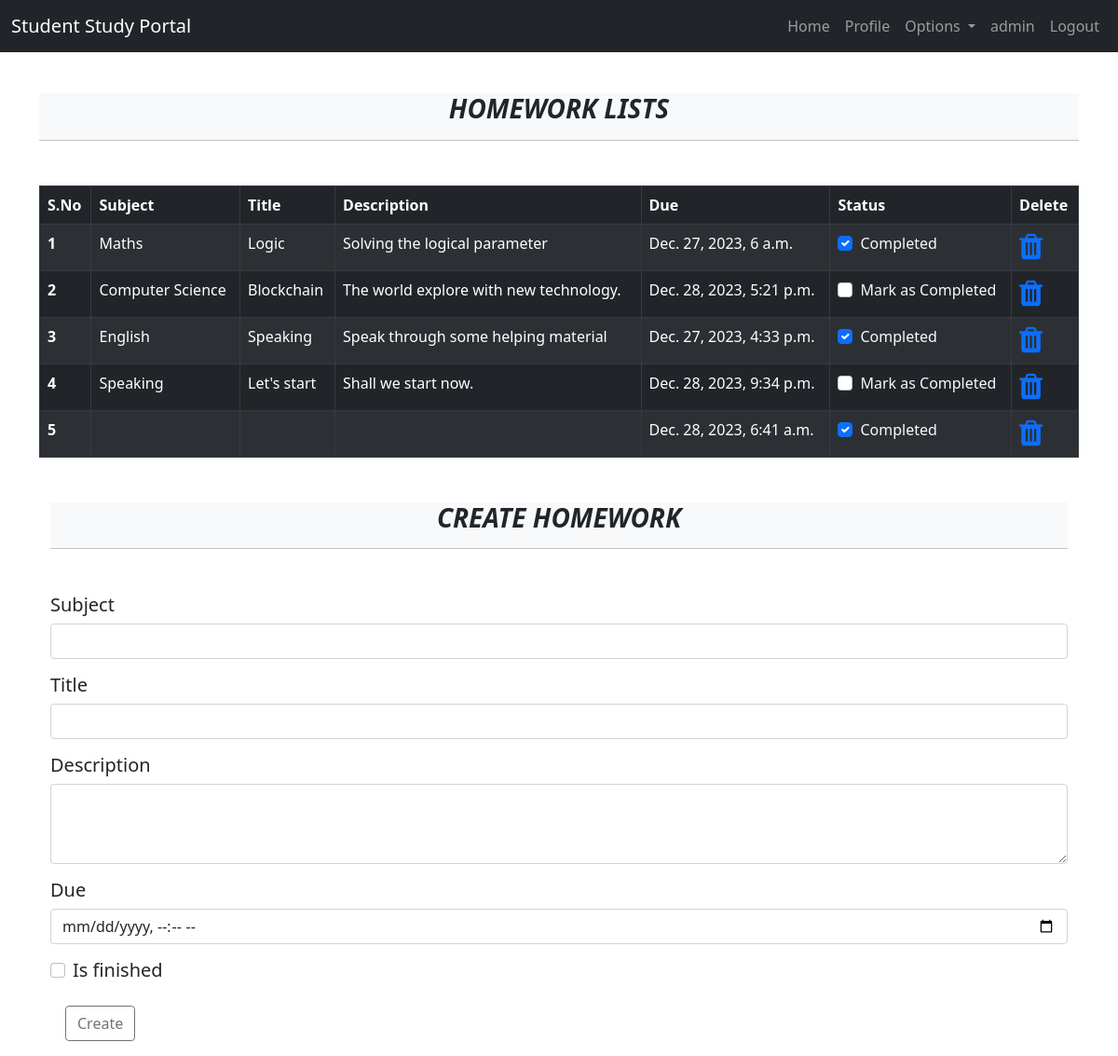
The page /homework (signed in) on the database its author committed.
### dashboard/models.py (models this page shows, shortened)
class Homework(models.Model):
    user=models.ForeignKey(User,on_delete=models.CASCADE)
    subject=models.CharField(max_length=25)
    title=models.CharField(max_length=75)
    description=models.TextField()
    due=models.DateTimeField()
    isfinished=models.BooleanField(default=False)

### dashboard/views.py (the view, shortened to what this page needs)
# urls.py: path('homework', views.homework, name='homework'),
@login_required
def homework(request):
    homework=Homework.objects.filter(user=request.user)
    if len(homework)==0:
        homework_done=True
    else:
        homework_done=False
    context={"homework":homework,"homework_done":homework_done}
    return render(request,'homework.html',context)

### templates/homework.html (shortened to what this page needs)
{% extends 'base.html' %}
{% block body %}
<div class="container" style="margin-top: 100px;">
  <div class="col-12 mb-5 bg-light">
    <h3 class="mb-2 mt-5 text-center fw-bold fst-italic ">HOMEWORK LISTS</h3>
    <hr style="border-color:aliceblue">
  </div>
  {% if not homework_done %}
  <table class="table table-striped table-bordered table-hover table-dark ">
    <thead>
      <tr>
        <th scope="col">S.No</th>
        <th scope="col">Subject</th>
        <th scope="col">Title</th>
        <th scope="col">Description</th>
        <th scope="col">Due</th>
        <th scope="col">Status</th>
        <th scope="col">Delete</th>
      </tr>
    </thead>
    <tbody>
      {% for homew in homework %}
      <tr>
        <th scope="row">{{forloop.counter}}</th>
        <td>{{homew.subject}}</td>
        <td>{{homew.title}}</td>
        <td>{{homew.description}}</td>
        <td>{{homew.due}}</td>
        <td>
          <a href="updatehomework/{{homew.id}}">
            <div class="form-check">
              {% if homew.isfinished == True %}
              <input class="form-check-input" type="checkbox" checked>
              <label class="form-check-label text-light"> Completed </label>
              {% else %}
              <input class="form-check-input" type="checkbox">
              <label class="form-check-label text-light"> Mark as Completed </label>
              {% endif %}
            </div>
          </a>
        </td>
        <td><a href="deletehomework/{{homew.id}}"><i class="fa fa-trash fa-2x"></i></a></td>
      </tr>
      {% endfor %}
    </tbody>
  </table>
  {% else %}
  <h4>All homeworks are completed!! Create to have more!!</h4>
</div>
{% endif %}
<div class=" container">
  <div class="col-12 mb-5 bg-light">
    <h3 class="mb-3 mt-5 text-center fw-bold fst-italic ">CREATE HOMEWORK</h3>
    <hr style="border-color:aliceblue">
  </div>
  <form action="/homework" method="post">
    <div class="mb-3">
      <label for="exampleFormControlInput1" class="form-label h5">Subject</label>
      <input class="form-control" type="text" name="subject" aria-label="default input example">
    </div>
    <div class="mb-3">
      <label for="exampleFormControlInput1" class="form-label h5">Title</label>
      <input class="form-control" type="text" name="title" aria-label="default input example">
    </div>
    <div class="mb-3">
      <label for="exampleFormControlTextarea1" class="form-label h5">Description</label>
      <textarea class="form-control" id="exampleFormControlTextarea1" name="description" rows="3"></textarea>
    </div>
    <div class="mb-3">
      <label for="exampleFormControlInput1" class="form-label h5">Due</label>
      <input class="form-control" name="due" type="datetime-local">
    </div>
    <div class="form-check">
      <input class="form-check-input" type="checkbox" value="1" name="homeworkcheck" id="flexCheckDefault">
      <label class="form-check-label h5" for="flexCheckDefault ">
        Is finished
      </label>
    </div>
    <button type="submit" class="btn btn-outline-secondary  m-3">Create</button>
  </form>
</div>
{% endblock body %}

### templates/base.html (shortened to what this page needs)
{% load static %}
<!doctype html>
<html lang="en">
<head>
  <link href="https://cdn.jsdelivr.net/npm/bootstrap@5.0.2/dist/css/bootstrap.min.css" rel="stylesheet"
>
  <link rel="stylesheet" href="https://cdnjs.cloudflare.com/ajax/libs/font-awesome/4.7.0/css/font-awesome.min.css">
  <link rel="stylesheet" href="https://cdn.jsdelivr.net/npm/flatpickr/dist/flatpickr.min.css">
  <link rel="stylesheet" href="{% static 'css\style.css' %}">
  <link rel="stylesheet" href="{% static 'css\cal.css' %}">
</head>
<body>
  <nav class="navbar navbar-expand-lg navbar-dark bg-dark fixed-top">
    <div class="container-fluid">
      <a class="navbar-brand" href="#">Student Study Portal</a>
      <div class="collapse navbar-collapse " id="navbarSupportedContent">
        <ul class="navbar-nav  ms-auto mb-2 mb-lg-0">
          <li class="nav-item ">
            <a class="nav-link {% block home %}{% endblock home %}" aria-current="page" href="/">Home</a>
          </li>
          <li class="nav-item">
            <a class="nav-link {% block profile %}{% endblock profile %}" href="/profile">Profile</a>
          </li>
          <li class="nav-item dropdown">
            <a class="nav-link dropdown-toggle" href="#" id="navbarDropdown" role="button" data-bs-toggle="dropdown"
              aria-expanded="false">
              Options
            </a>
          </li>
          {% if request.user.is_authenticated %}
          <li class="nav-item">
            <a class="nav-link" href="/">{{request.user}}</a>
          </li>
          <li class="nav-item">
            <a class="nav-link" href="/fnlogout">Logout</a>
          </li>
          {% endif %}
        </ul>
      </div>
    </div>
  </nav>
  {% block body %}
  {% endblock body %}
</body>
</html>

### rows shown on the page
Homework: subject "Maths", title "Logic", description "Solving the logical parameter", due "Dec. 27, 2023, 6 a.m."
Homework: subject "Computer Science", title "Blockchain", description "The world explore with new technology.", due "Dec. 28, 2023, 5:21 p.m."
Homework: subject "English", title "Speaking", description "Speak through some helping material", due "Dec. 27, 2023, 4:33 p.m."
Homework: subject "Speaking", title "Let's start", description "Shall we start now.", due "Dec. 28, 2023, 9:34 p.m."
Homework: due "Dec. 28, 2023, 6:41 a.m."

### other values the page prints
{{ request.user }} "admin"
